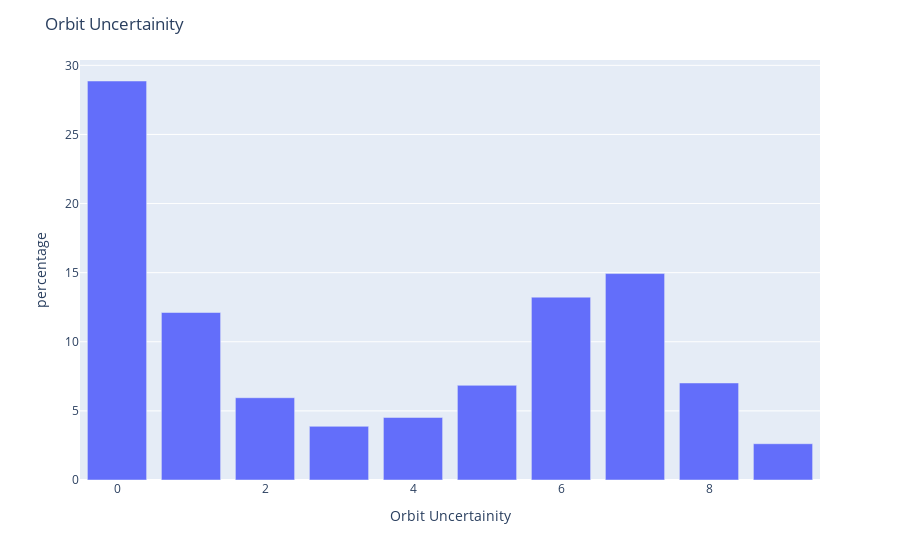

Write notebook code for a chart like this one.
### Markdown cell above
The datset contains 16.1% of hazardous asteroids and 83.9% of non-hazardous asteroids.

____

#### Orbit Uncertainity
A measure of the uncertainty ('measurement errors') in the calculated orbit

### Code cell
# get the values
print(df['Orbit Uncertainity'].value_counts())
print('\n')

# plot
df1 = df.groupby(["Orbit Uncertainity"]).count().reset_index()

fig = px.bar(df1,
             y=df.groupby(["Orbit Uncertainity"]).size()/len(df)*100,
             x="Orbit Uncertainity")
fig.update_layout(yaxis_title='percentage',
                  title_text='Orbit Uncertainity')
fig.show()

### Figure 1 — Plotly figure (JSON) as saved in the notebook; plotly's stock layout.template omitted (floating-point values rounded to 4 significant figures)
{"data": [{"alignmentgroup": "True", "hovertemplate": "Orbit Uncertainity=%{x}<br>y=%{y}<extra></extra>", "legendgroup": "", "marker": {"color": "#636efa", "pattern": {"shape": ""}}, "name": "", "offsetgroup": "", "orientation": "v", "showlegend": false, "textposition": "auto", "type": "bar", "x": [0, 1, 2, 3, 4, 5, 6, 7, 8, 9], "xaxis": "x", "y": [28.87, 12.12, 5.953, 3.883, 4.523, 6.849, 13.23, 14.93, 7.019, 2.624], "yaxis": "y"}], "layout": {"barmode": "relative", "legend": {"tracegroupgap": 0}, "margin": {"t": 60}, "title": {"text": "Orbit Uncertainity"}, "xaxis": {"anchor": "y", "domain": [0, 1], "title": {"text": "Orbit Uncertainity"}}, "yaxis": {"anchor": "x", "domain": [0, 1], "title": {"text": "percentage"}}}}
